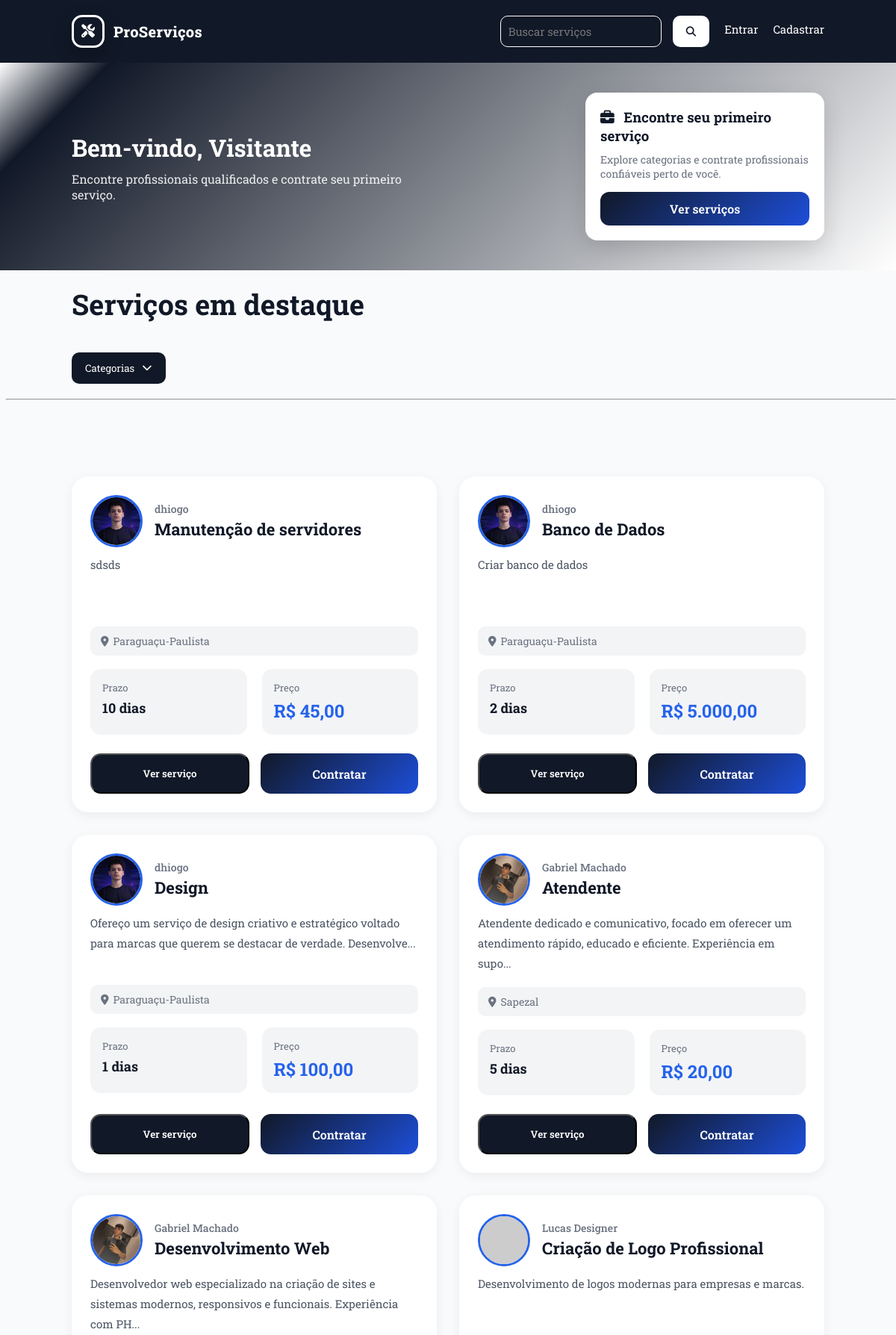
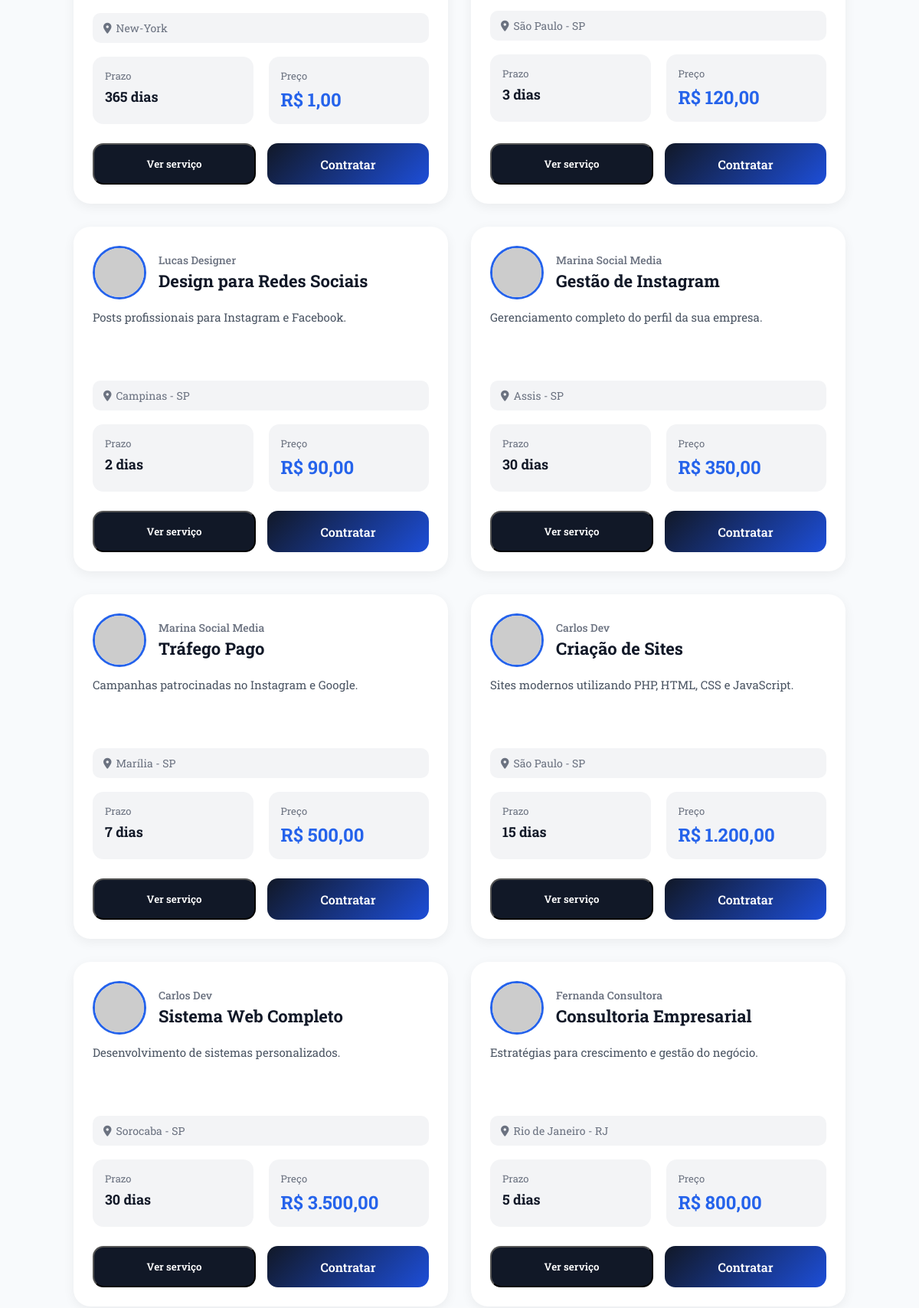
The app's page /frontend/public/home.php (upper part) with its own data (2 pictures, top to bottom).
### tables this page shows
CREATE TABLE `servicos` (
  `id` int(11) NOT NULL,
  `usuario_id` int(11) NOT NULL,
  `categoria_id` int(11) NOT NULL,
  `nome_servico` varchar(255) NOT NULL,
  `descricao` varchar(255) DEFAULT NULL,
  `preco` decimal(10,2) NOT NULL,
  `prazo` int(11) NOT NULL,
  `localizacao` varchar(255) DEFAULT NULL,
  `criado_em` timestamp NOT NULL DEFAULT current_timestamp()
);

CREATE TABLE `usuarios` (
  `id` int(11) NOT NULL,
  `nome` varchar(100) NOT NULL,
  `email` varchar(255) NOT NULL,
  `senha` varchar(255) NOT NULL,
  `telefone` varchar(20) DEFAULT NULL,
  `tipo` enum('cliente','prestador','admin') DEFAULT 'cliente',
  `criado_em` timestamp NOT NULL DEFAULT current_timestamp(),
  `foto` varchar(255) DEFAULT NULL
);

### backend/app/controllers/ServicoController.php (called while the page is built, shortened)
<?php
require_once "C:/Turma2/xampp/htdocs/catalogo-servicos/backend/app/models/ServicoModel.php";
class ServicoController
{
    private $servicoModel;
    public function __construct($pdo)
    {
        $this->servicoModel = new ServicoModel($pdo);
    }
    public function buscarFiltrados($q, $categoriaId)
    {
        return $this->servicoModel->buscarFiltrados($q, $categoriaId);
    }
}

### backend/app/models/ServicoModel.php (called while the page is built, shortened)
<?php
class ServicoModel {
    private $pdo;
    public function __construct($pdo){
        $this->pdo = $pdo;
    }
    public function buscarFiltrados($q = null, $categoriaId = null)
{
    $sql = "SELECT
                s.*,
                u.nome AS prestador,
                u.foto,
                c.nome AS categoria_nome
            FROM servicos s
            JOIN usuarios u ON u.id = s.usuario_id
            JOIN categorias c ON c.id = s.categoria_id
            WHERE 1=1";
    $params = [];
    $stmt = $this->pdo->prepare($sql);
    $stmt->execute($params);
    return $stmt->fetchAll(PDO::FETCH_ASSOC);
}
}

### frontend/public/home.php (the view, shortened to what this page needs)
<?php
require_once "C:/Turma2/xampp/htdocs/catalogo-servicos/backend/app/database/database.php";
require_once "C:/Turma2/xampp/htdocs/catalogo-servicos/backend/app/controllers/ServicoController.php";
$servicoController = new ServicoController($pdo);
$q = $_GET['q'] ?? null;
$categoriaId = $_GET['categoria'] ?? null;
$servicos = $servicoController->buscarFiltrados($q, $categoriaId);
?>
<!DOCTYPE html>
<html lang="pt-br">
<head>
    <link rel="stylesheet" href="https://cdnjs.cloudflare.com/ajax/libs/font-awesome/6.5.1/css/all.min.css">
    <link rel="stylesheet" href="css/home.css">
</head>
<body>
    <header>
        <div class="logo">
    <div class="logo-icon">
        <i class="fa-solid fa-screwdriver-wrench"></i>
    </div>
<div class="logo-text">
        <span class="logo-name">ProServiços</span>
    </div>
</div>
        <nav>
            <form class="search-box" method="GET" action="home.php">
                <input
                    type="text"
                    name="q"
                    placeholder="Buscar serviços"
                    value="<?= htmlspecialchars($_GET['q'] ?? '') ?>">
                <button type="submit">
                    <i class="fa-solid fa-magnifying-glass" style="color: #111827;"></i>
                </button>
            </form>
            <?php if (!empty($_SESSION['usuario'])): ?>
                <?php if (($_SESSION['usuario']['tipo'] ?? '') === 'prestador'): ?>
                <?php endif; ?>
                <a href="perfil.php" class="icon-user">
                    <i class="fa-solid fa-user"></i>
                </a>
            <?php else: ?>
                <a href="login.php">Entrar</a>
                <a href="cadastro.php">Cadastrar</a>
            <?php endif; ?>
        </nav>
    </header>
    <section class="welcome-section">
        <div class="welcome-text">
            <h1>
                Bem-vindo, <?= htmlspecialchars($_SESSION['usuario']['nome'] ?? 'Visitante') ?>
            </h1>
            <p>
                <?php if (!empty($_SESSION['usuario']) && $_SESSION['usuario']['tipo'] === 'prestador'): ?>
                    Gerencie seus serviços e aumente suas oportunidades de clientes.
                <?php else: ?>
                    Encontre profissionais qualificados e contrate seu primeiro serviço.
                <?php endif; ?>
            </p>
        </div>
        <div class="recommendation-card">
            <?php if (!empty($_SESSION['usuario']) && $_SESSION['usuario']['tipo'] === 'prestador'): ?>
                <h3>Crie seu primeiro serviço</h3>
                <p>
                    Publique um serviço e comece a receber propostas de clientes agora mesmo.
                </p>
                <a href="prestador/criar-servico.php" class="btn-recomendacao">
                    Criar serviço
                </a>
            <?php else: ?>
                <h3>
                    <i class="fa-solid fa-briefcase"></i>
                    Encontre seu primeiro serviço
                </h3>
                <p>
                    Explore categorias e contrate profissionais confiáveis perto de você.
                </p>
                <a href="#servicos" class="btn-recomendacao">
                    Ver serviços
                </a>
            <?php endif; ?>
        </div>
    </section>
    <section class="categorias-menu">
    <h2 class="section-title">
            Serviços em destaque
        </h2>
        <button class="btn-categorias" onclick="toggleCategorias()">
            Categorias
            <i class="fa-solid fa-chevron-down" id="icon-main"></i>
        </button>
    </section>
    <hr style="color: #111827; max-width: 100%; margin-left: 0.5rem; margin-bottom: 2rem;">
    <section class="servicos categorias-menu">
        <div class="servicos-grid">
            <?php foreach ($servicos as $servico): ?>
                <div class="card-servico">
                    <div class="top-card">
                        <div class="perfil-area">
                            <img
                                src="<?= !empty($servico['foto']) ? $servico['foto'] : '../img/user.jpg' ?>"
                                alt="Prestador"
                                class="foto-prestador">
                            <div class="perfil-info">
                                <span class="nome-prestador">
                                    <?= $servico['prestador'] ?>
                                </span>
                                <h3>
                                    <?= $servico['nome_servico'] ?>
                                </h3>
                            </div>
                        </div>
                    </div>
                    <div class="card-content">
                        <p class="descricao">
                            <?= mb_strimwidth($servico['descricao'], 0, 120, '...') ?>
                        </p>
                        <p class="localizacao">
                            <i class="fa-solid fa-location-dot"></i>
                            <?= $servico['localizacao'] ?>
                        </p>
                        <div class="info-servico">
                            <div class="info-box">
                                <span class="label">
                                    Prazo
                                </span>
                                <strong>
                                    <?= $servico['prazo'] ?> dias
                                </strong>
                            </div>
                            <div class="info-box">
                                <span class="label">
                                    Preço
                                </span>
                                <strong class="preco">
                                    R$ <?= number_format($servico['preco'], 2, ',', '.') ?>
                                </strong>
                            </div>
                        </div>
                        <?php if (
                            isset($_SESSION['usuario']) &&
                            $_SESSION['usuario']['tipo'] === 'prestador'
                        ): ?>
                            <button
                                class="btn-ver-servico"
                                onclick="abrirModalServico(
        '<?= $servico['nome_servico'] ?>',
        '<?= $servico['prestador'] ?>',
        '<?= $servico['descricao'] ?>',
        '<?= $servico['prazo'] ?>',
        '<?= $servico['preco'] ?>',
        '<?= $servico['localizacao'] ?>',
        '<?= !empty($servico['foto']) ? $servico['foto'] : '../img/user.jpg' ?>'
    )">
                                Ver serviço
                            </button>
                        <?php else: ?>
                            <div class="botoes">
                                <button
                                    class="btn-ver-servico"
                                    onclick="abrirModalServico(
        '<?= $servico['nome_servico'] ?>',
        '<?= $servico['prestador'] ?>',
        '<?= $servico['descricao'] ?>',
        '<?= $servico['prazo'] ?>',
        '<?= $servico['preco'] ?>',
        '<?= $servico['localizacao'] ?>',
        '<?= !empty($servico['foto']) ? $servico['foto'] : '../img/user.jpg' ?>'
    )">
                                    Ver serviço
                                </button>
                                <a
                                    href="Cliente/contratar-servico.php?id=<?= $servico['id'] ?>"
                                    class="btn-contratar">
                                    Contratar
                                </a>
                            <?php endif; ?>
                            </div>
                    </div>
                </div>
            <?php endforeach; ?>
        </div>
    </section>
</body>
</html>

### records on screen
servicos: usuario.foto (picture), usuario.nome "dhiogo", nome_servico "Manutenção de servidores", descricao "sdsds", localizacao "Paraguaçu-Paulista", prazo "10", preco "45,00"
servicos: usuario.foto (picture), usuario.nome "dhiogo", nome_servico "Banco de Dados", descricao "Criar banco de dados", localizacao "Paraguaçu-Paulista", prazo "2", preco "5.000,00"
servicos: usuario.foto (picture), usuario.nome "dhiogo", nome_servico "Design", descricao "Ofereço um serviço de design criativo e estratégico voltado para marcas que querem se destacar de verdade. Desenvolve...", localizacao "Paraguaçu-Paulista", prazo "1", preco "100,00"
servicos: usuario.foto (picture), usuario.nome "Gabriel Machado", nome_servico "Atendente", descricao "Atendente dedicado e comunicativo, focado em oferecer um atendimento rápido, educado e eficiente. Experiência em supo...", localizacao "Sapezal", prazo "5", preco "20,00"
servicos: usuario.foto (picture), usuario.nome "Gabriel Machado", nome_servico "Desenvolvimento Web", descricao "Desenvolvedor web especializado na criação de sites e sistemas modernos, responsivos e funcionais. Experiência com PH...", localizacao "New-York", prazo "365", preco "1,00"
servicos: usuario.nome "Lucas Designer", nome_servico "Criação de Logo Profissional", descricao "Desenvolvimento de logos modernas para empresas e marcas.", localizacao "São Paulo - SP", prazo "3", preco "120,00"
servicos: usuario.nome "Lucas Designer", nome_servico "Design para Redes Sociais", descricao "Posts profissionais para Instagram e Facebook.", localizacao "Campinas - SP", prazo "2", preco "90,00"
servicos: usuario.nome "Marina Social Media", nome_servico "Gestão de Instagram", descricao "Gerenciamento completo do perfil da sua empresa.", localizacao "Assis - SP", prazo "30", preco "350,00"
servicos: usuario.nome "Marina Social Media", nome_servico "Tráfego Pago", descricao "Campanhas patrocinadas no Instagram e Google.", localizacao "Marília - SP", prazo "7", preco "500,00"
servicos: usuario.nome "Carlos Dev", nome_servico "Criação de Sites", descricao "Sites modernos utilizando PHP, HTML, CSS e JavaScript.", localizacao "São Paulo - SP", prazo "15", preco "1.200,00"
servicos: usuario.nome "Carlos Dev", nome_servico "Sistema Web Completo", descricao "Desenvolvimento de sistemas personalizados.", localizacao "Sorocaba - SP", prazo "30", preco "3.500,00"
servicos: usuario.nome "Fernanda Consultora", nome_servico "Consultoria Empresarial", descricao "Estratégias para crescimento e gestão do negócio.", localizacao "Rio de Janeiro - RJ", prazo "5", preco "800,00"

### other values on screen
$_SESSION['usuario']['nome'] "Visitante"
